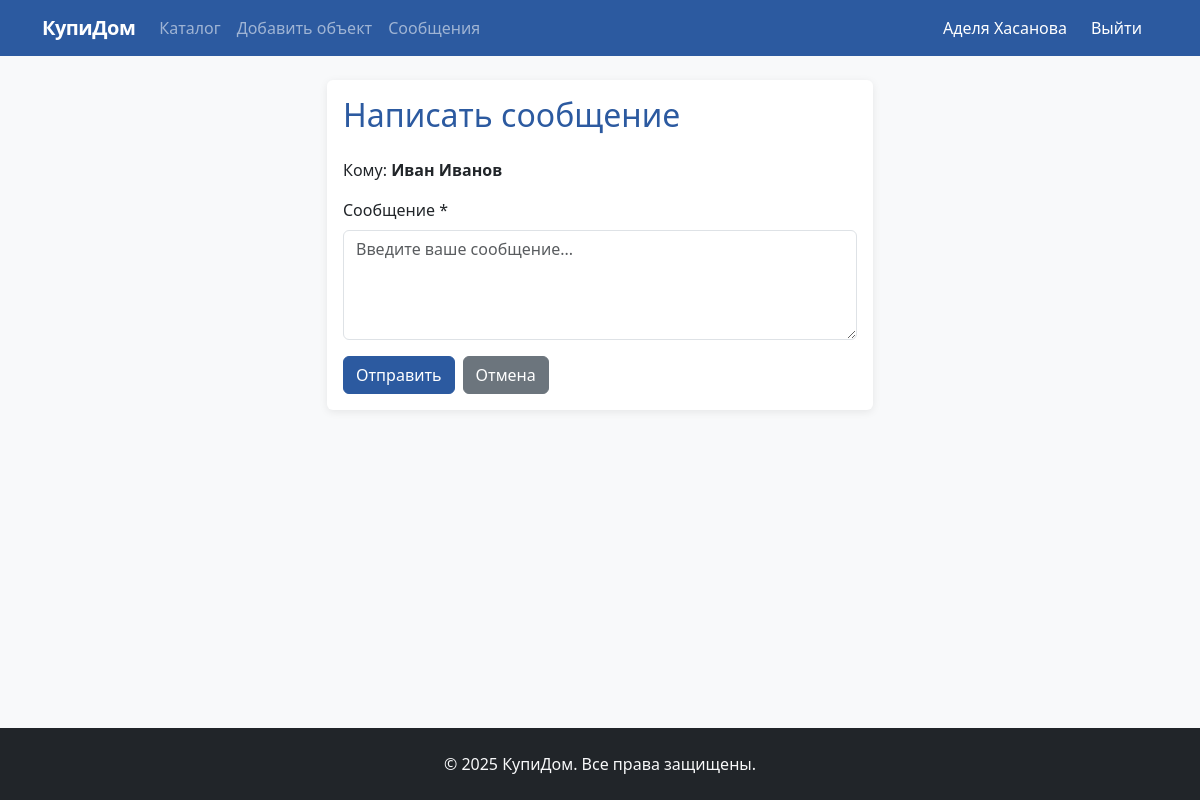
Page /messages/send/3/ (signed in) on the committed database.
### realty/models.py (models this page shows, shortened)
class CustomUser(AbstractUser):
    USER_TYPE_CHOICES = (
        ('realtor', 'Риэлтор'),
        ('client', 'Клиент'),
    )
    GENDER_CHOICES = (
        ('M', 'Мужской'),
        ('F', 'Женский'),
    )
    user_type = models.CharField('Тип пользователя', max_length=10, choices=USER_TYPE_CHOICES)
    phone = models.CharField('Телефон', max_length=20, blank=True)
    bio = models.TextField('О себе', blank=True)
    avatar = models.ImageField('Аватар', upload_to='avatars/', blank=True, null=True)
    gender = models.CharField('Пол', max_length=1, choices=GENDER_CHOICES, blank=True)

### realty/views.py (the view, shortened to what this page needs)
# urls.py: path('messages/send/', views.send_message, name='send_message'),
@login_required
def send_message(request, user_id=None):
    if user_id:
        other_user = get_object_or_404(CustomUser, id=user_id)
        if Blacklist.objects.filter(user=other_user, blocked_user=request.user).exists():
            messages.error(request, 'Вы не можете отправить сообщение этому пользователю.')
            return redirect('message_list')
        return render(request, 'realty/send_message.html', {'other_user': other_user})
    users = CustomUser.objects.exclude(id=request.user.id)
    return render(request, 'realty/choose_user.html', {'users': users})

### realty/templates/realty/send_message.html (shortened to what this page needs)
{% extends 'realty/base.html' %}
{% block content %}
<div class="row justify-content-center">
    <div class="col-md-6">
        <div class="card">
            <div class="card-body">
                <h2 class="card-title text-primary mb-4">Написать сообщение</h2>
                <p class="mb-3">Кому: <strong>{{ other_user.get_full_name|default:other_user.username }}</strong></p>
                <form method="post">
                    <div class="mb-3">
                        <label class="form-label">Сообщение *</label>
                        <textarea name="content" class="form-control" rows="4" placeholder="Введите ваше сообщение..." required></textarea>
                    </div>
                    <div class="d-flex gap-2">
                        <button type="submit" class="btn btn-primary">Отправить</button>
                        <a href="{% url 'property_list' %}" class="btn btn-secondary">Отмена</a>
                    </div>
                </form>
            </div>
        </div>
    </div>
</div>
{% endblock %}

### realty/templates/realty/base.html (shortened to what this page needs)
<!DOCTYPE html>
<html lang="ru">
<head>
    <link href="https://cdn.jsdelivr.net/npm/bootstrap@5.3.0/dist/css/bootstrap.min.css" rel="stylesheet">
</head>
<body class="bg-light d-flex flex-column">
    <nav class="navbar navbar-expand-lg navbar-dark bg-primary">
        <div class="container">
            <a class="navbar-brand" href="{% url 'home' %}">КупиДом</a>
            <div class="collapse navbar-collapse" id="navbarNav">
                <ul class="navbar-nav me-auto">
                    <li class="nav-item">
                        <a class="nav-link" href="{% url 'property_list' %}">Каталог</a>
                    </li>
                    {% if user.is_authenticated %}
                    <li class="nav-item">
                        <a class="nav-link" href="{% url 'property_create' %}">Добавить объект</a>
                    </li>
                    <li class="nav-item">
                        <a class="nav-link" href="{% url 'message_list' %}">Сообщения</a>
                    </li>
                    {% endif %}
                </ul>
                <ul class="navbar-nav">
                    {% if user.is_authenticated %}
                    <li class="nav-item">
                        <a class="nav-link" href="{% url 'profile' %}" style="color: white !important;">
                            {{ user.get_full_name|default:user.username }}
                        </a>
                    </li>
                    <li class="nav-item">
                        <form method="post" action="{% url 'logout' %}" class="d-flex align-items-center">
                            <button type="submit" class="nav-link btn btn-link" style="border: none; background: none; color: white !important; padding: 0.5rem 1rem;">
                                Выйти
                            </button>
                        </form>
                    </li>
                    {% endif %}
                </ul>
            </div>
        </div>
    </nav>
    <main class="py-4">
        <div class="container">
            {% block content %}
            {% endblock %}
        </div>
    </main>
    <footer class="bg-dark text-light py-4 mt-auto">
        <div class="container text-center">
            <p class="mb-0">&copy; 2025 КупиДом. Все права защищены.</p>
        </div>
    </footer>
</body>
</html>

### realty/templates/realty/base.html (style rules this page uses)
:root { --primary: #2c5aa0; --primary-dark: #1e3d72; --accent: #e74c3c; --dark: #34495e; --light: #f8f9fa; }
.bg-primary { background-color: var(--primary) !important; }
.btn-primary { background-color: var(--primary); border-color: var(--primary); }
.text-primary { color: var(--primary) !important; }
.navbar-brand { font-weight: 600; letter-spacing: -0.5px; }
.card { border: none; box-shadow: 0 2px 8px rgba(0,0,0,0.08); transition: box-shadow 0.2s; }
html, body { height: 100%; }
body { display: flex; flex-direction: column; }
main { flex: 1 0 auto; }
footer { flex-shrink: 0; }
.navbar-nav .nav-item { display: flex; align-items: center; }
.navbar-nav .nav-link { display: flex; align-items: center; height: 100%; }

### rows in the picture
CustomUser: get_full_name "Аделя Хасанова"
CustomUser: get_full_name "Иван Иванов"
